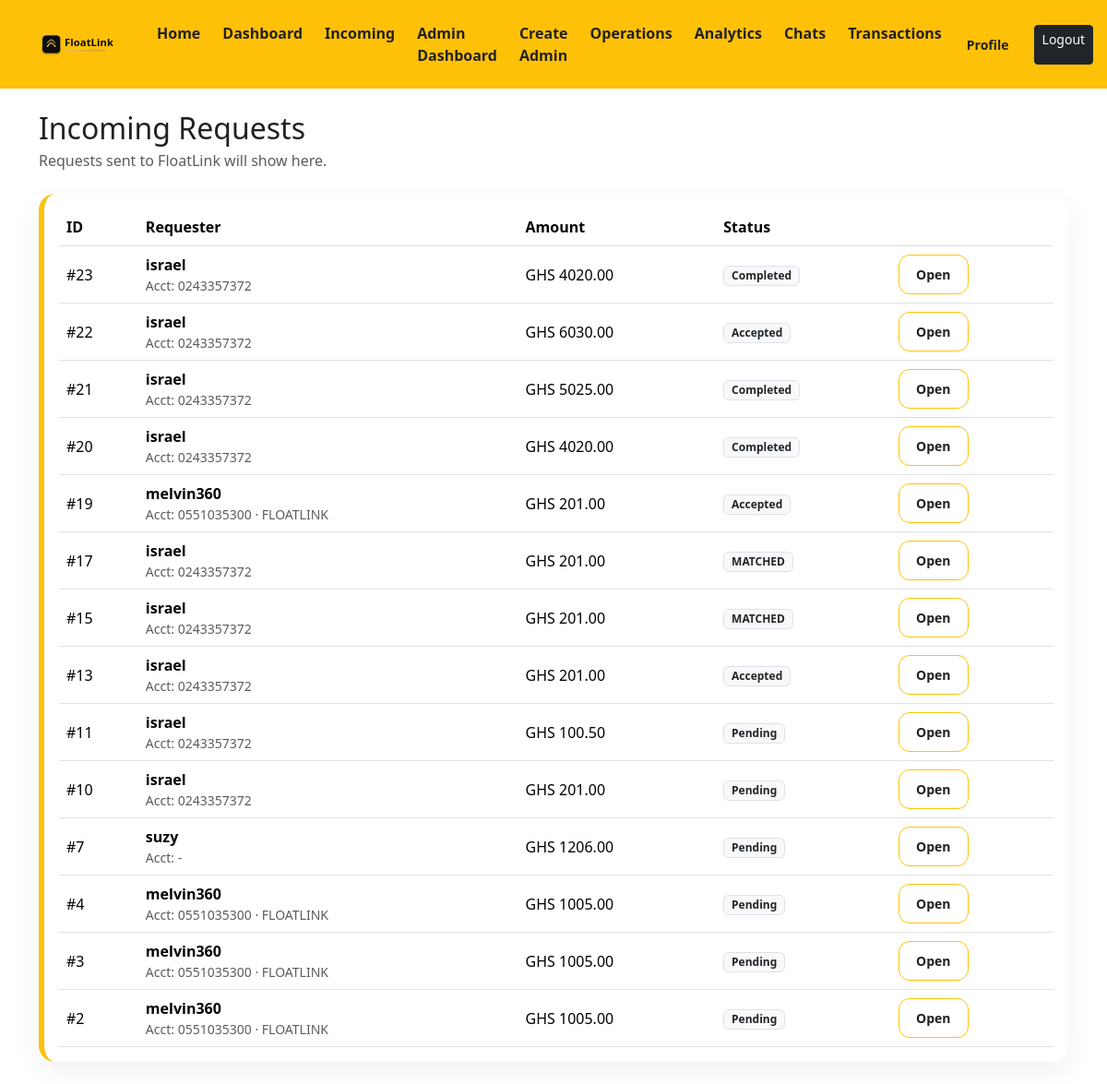
Page /requests/incoming/ (signed in) on the earlier database version.
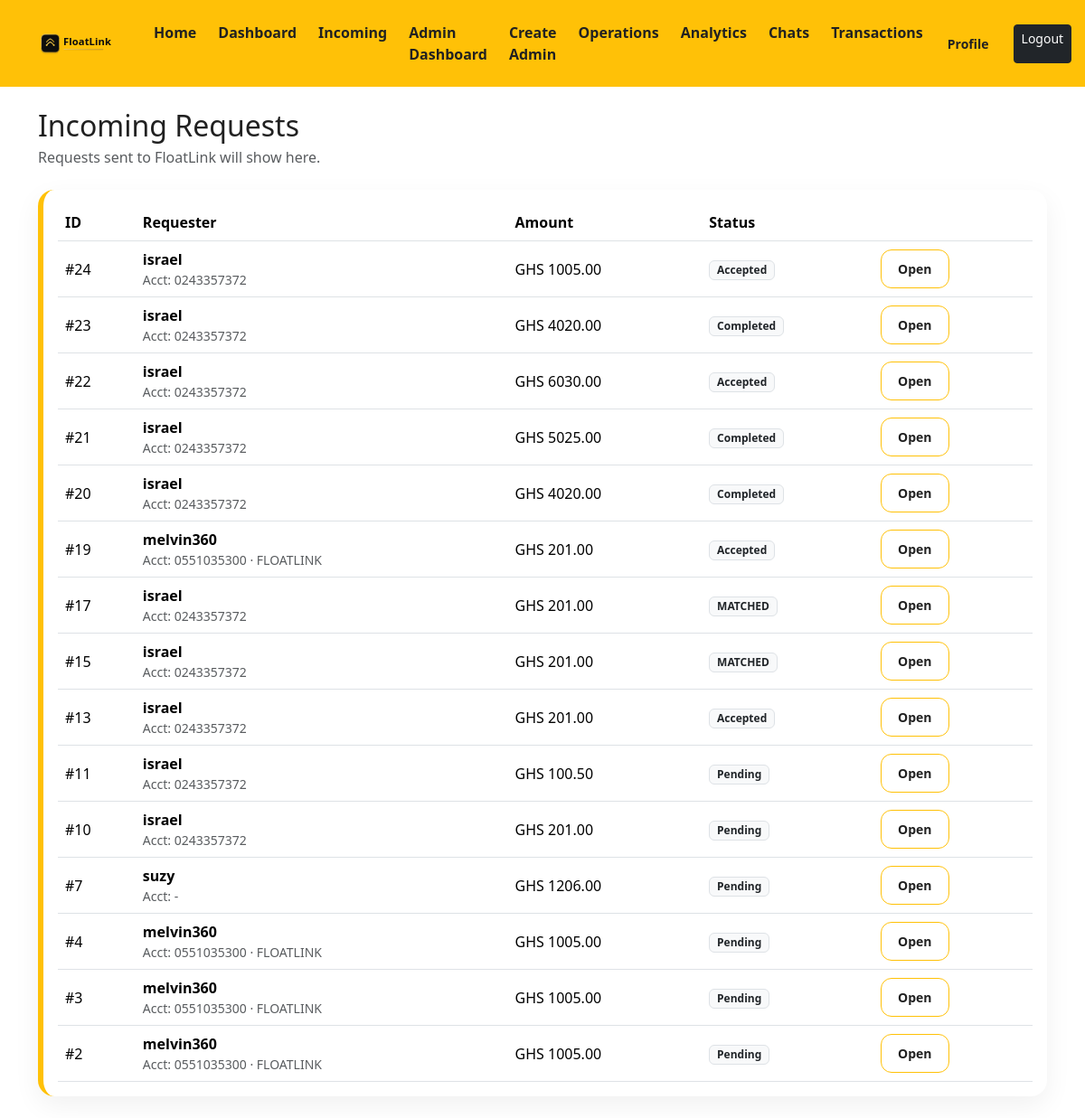
Same page on the later database version.
### float_requests/models.py (models this page shows, shortened)
class FloatRequest(models.Model):
    class RequestType(models.TextChoices):
        E_CASH = 'E_CASH', 'E-cash'
        PHYSICAL_CASH = 'PHYSICAL_CASH', 'Physical cash'
    class Status(models.TextChoices):
        PENDING = 'PENDING', 'Pending'
        ACCEPTED = 'ACCEPTED', 'Accepted'
        ADMIN_COMPLETED = 'ADMIN_COMPLETED', 'Admin completed'
        COMPLETED = 'COMPLETED', 'Completed'
        DECLINED = 'DECLINED', 'Declined'
        CANCELLED = 'CANCELLED', 'Cancelled'
    requesting_agent = models.ForeignKey(Agent, on_delete=models.CASCADE, related_name='requests_created')
    amount = models.DecimalField(max_digits=12, decimal_places=2)
    request_type = models.CharField(max_length=20, choices=RequestType.choices, default=RequestType.E_CASH)
    requester_latitude = models.DecimalField(max_digits=9, decimal_places=6, null=True, blank=True)
    requester_longitude = models.DecimalField(max_digits=9, decimal_places=6, null=True, blank=True)
    status = models.CharField(max_length=20, choices=Status.choices, default=Status.PENDING)
    accepted_by = models.ForeignKey(
        settings.AUTH_USER_MODEL,
        on_delete=models.SET_NULL,
        null=True,
        blank=True,
        related_name='float_requests_accepted',
    )
    accepted_at = models.DateTimeField(null=True, blank=True)
    admin_completed_at = models.DateTimeField(null=True, blank=True)
    agent_confirmed_at = models.DateTimeField(null=True, blank=True)
    completed_at = models.DateTimeField(null=True, blank=True)
    created_at = models.DateTimeField(auto_now_add=True)

### agents/models.py (models this page shows, shortened)
class Agent(models.Model):
    user = models.OneToOneField(settings.AUTH_USER_MODEL, on_delete=models.CASCADE)
    phone_number = models.CharField(max_length=15, blank=True, default='')
    location = models.CharField(max_length=150, blank=True, default='')
    vendor_number = models.CharField(max_length=50, blank=True, default='')
    business_name = models.CharField(max_length=150, blank=True, default='')
    latitude = models.DecimalField(max_digits=9, decimal_places=6, null=True, blank=True)
    longitude = models.DecimalField(max_digits=9, decimal_places=6, null=True, blank=True)
    performance_score = models.DecimalField(max_digits=5, decimal_places=2, default=0)
    performance_votes = models.PositiveIntegerField(default=0)
    float_balance = models.DecimalField(max_digits=12, decimal_places=2, default=0)
    ecash_open = models.BooleanField(default=True)
    ecash_min = models.DecimalField(max_digits=12, decimal_places=2, default=100)
    ecash_max = models.DecimalField(max_digits=12, decimal_places=2, default=10000)
    is_verified = models.BooleanField(default=False)
    created_at = models.DateTimeField(auto_now_add=True)

### float_requests/views.py (the view)
# urls.py: path("incoming/", views.incoming_requests, name="incoming"),
@login_required
def incoming_requests(request):
    if not request.user.is_staff:
        raise Http404
    requests = (
        FloatRequest.objects
        .exclude(status=FloatRequest.Status.CANCELLED)
        .select_related('requesting_agent__user', 'accepted_by')
        .order_by('-created_at')
    )
    request_totals = {
        r.id: {
            'service_fee': calculate_service_fee(r.amount),
        }
        for r in requests
    }
    for rid, row in request_totals.items():
        amount = next((r.amount for r in requests if r.id == rid), None)
        if amount is not None:
            row['total_amount'] = amount + row['service_fee']
    return render(request, 'float_requests/incoming.html', {'requests': requests, 'request_totals': request_totals})

### core/templatetags/dict_extras.py (called while the page is built)
@register.filter
def get_item(mapping, key):
    if mapping is None:
        return None
    try:
        return mapping.get(key)
    except Exception:
        try:
            return mapping[key]
        except Exception:
            return None

### float_requests/services.py (called while the page is built)
def calculate_service_fee(amount: Decimal) -> Decimal:
    return (amount * SERVICE_FEE_RATE).quantize(Decimal('0.01'))

### templates/float_requests/incoming.html
{% extends 'base.html' %}
{% load dict_extras %}
{% block content %}
<div class="container py-4">
  <h2 class="mb-1">Incoming Requests</h2>
  <div class="text-muted mb-4">Requests sent to FloatLink will show here.</div>
  <div class="card card-fl">
    <div class="card-body">
      <div class="table-responsive">
        <table class="table align-middle mb-0">
          <thead>
            <tr>
              <th>ID</th>
              <th>Requester</th>
              <th>Amount</th>
              <th>Status</th>
              <th></th>
            </tr>
          </thead>
          <tbody id="incomingTbody" data-latest-id="{% if requests %}{{ requests.0.id }}{% else %}0{% endif %}">
            {% for r in requests %}
              <tr>
                <td>#{{ r.id }}</td>
                <td>
                  <div class="fw-semibold">{{ r.requesting_agent.user.username }}</div>
                  <div class="text-muted small">Acct: {{ r.requesting_agent.vendor_number|default:"-" }}{% if r.requesting_agent.business_name %} · {{ r.requesting_agent.business_name }}{% endif %}</div>
                </td>
                <td>
                  {% with rt=request_totals|get_item:r.id %}
                    GHS {% if rt %}{{ rt.total_amount }}{% else %}{{ r.amount }}{% endif %}
                  {% endwith %}
                </td>
                <td><span class="badge bg-light text-dark border">{{ r.get_status_display }}</span></td>
                <td><a class="btn btn-sm btn-fl-outline" href="{% url 'float_requests:detail' r.id %}">Open</a></td>
              </tr>
            {% empty %}
              <tr id="incomingEmptyRow"><td colspan="5" class="text-muted">No incoming requests.</td></tr>
            {% endfor %}
          </tbody>
        </table>
      </div>
    </div>
  </div>
</div>
{% endblock %}

Differences in the rows shown:
added FloatRequest: id "24", requesting_agent.user.username "israel", requesting_agent.vendor_number "0243357372", total_amount "1005.00", status "Accepted"
